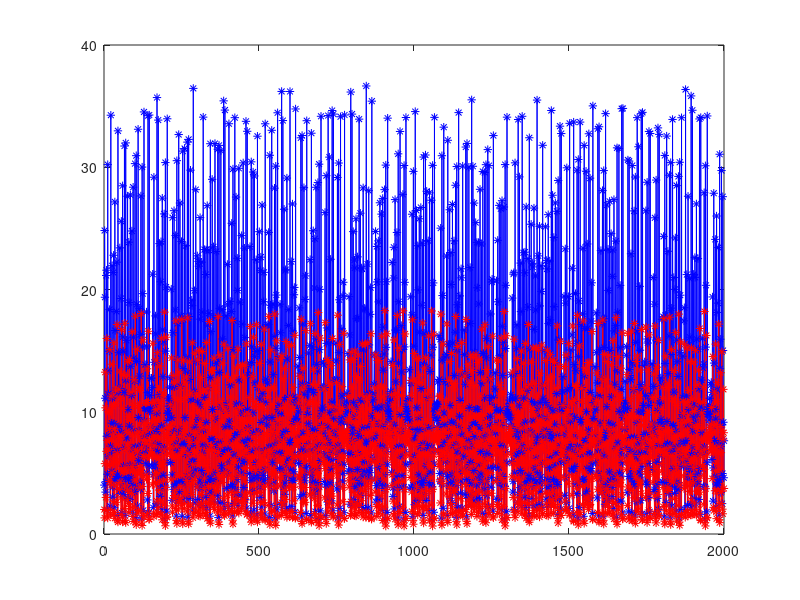
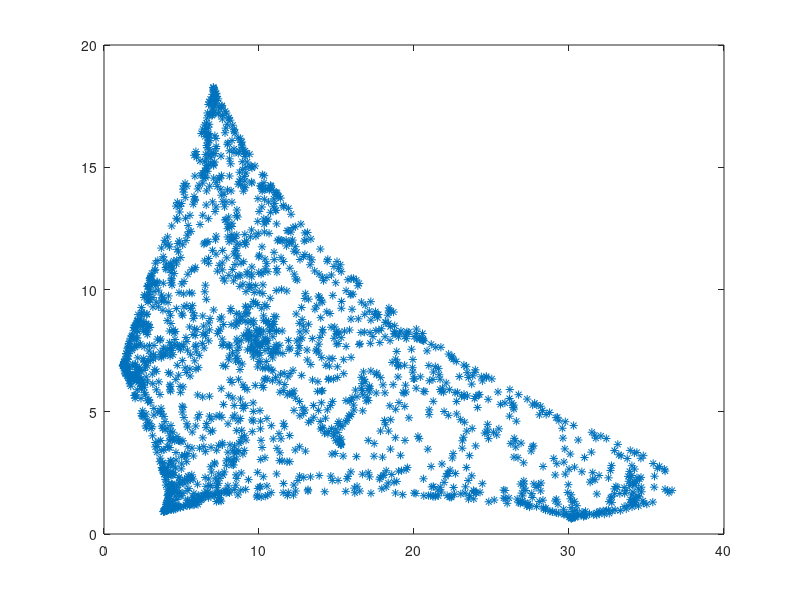

Source code (MATLAB) for these figures, in order:
% The purpose of this code is to simulate the Nicholson Bailey model for % host-parasitoid interactionclear;%set the initial dataN =4;P = 2;%set the number of iteratesM = 2000;%set the parameters (the last one set is the one currently being used.)r = 2;K = 14.51;a = 0.2;c = 1;r = 1.1;a = 0.005;c = 3;K = 250;K = 200;%Leah's parameters:r = 0.5;K = 14.47;c = 1;r = 2.4;K = 21.47K = 14.47;r = 2.65K = 24.97;q = 0.4;apbar = r*(1-q);Nbar = K*q;Pbar = Nbar*(1-exp(-apbar));a = apbar/Pbar;% other parameters to try% r = 1.1;%a = 0.005;% c = 3;%K = 200, 250%store the initial datan(1) = N;p(1) = P;%iteratefor j=2:M%evaluate the functions%The beddington model:lim = exp(r*(1-N/K));Prob = exp(-a*P);N_new = N*Prob*lim;P_new = c*N*(1-Prob);%store the current valuesn(j) = N_new;p(j) = P_new;%updateN = N_new;P = P_new;end%make some plotsfigure(1)plot([1:M],n,'b',[1:M],p,'r',[1:M],n,'b*',[1:M],p,'r*')figure(2)plot(n,p,'*')